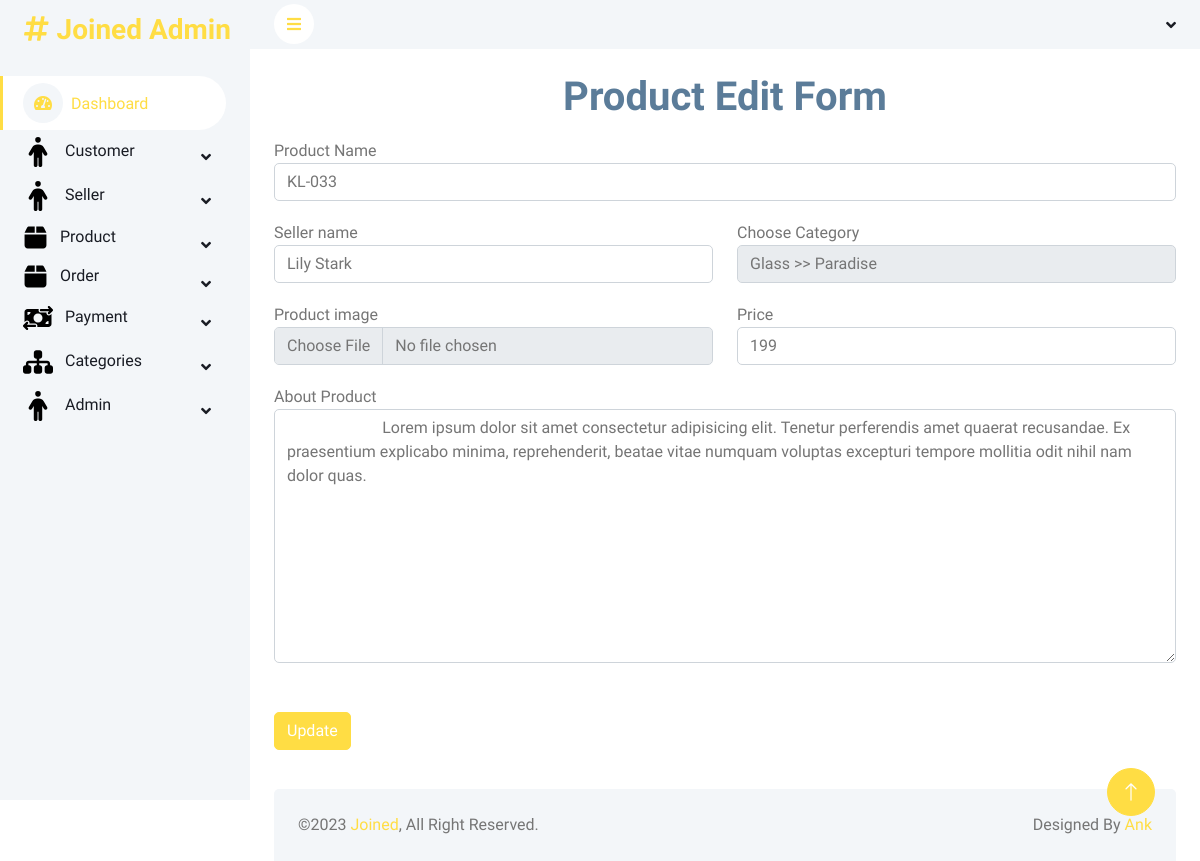
Screenshot of /admin/prodEdit.php?transfer=2 (signed in) with the database file from the repository.
### tables this page shows
CREATE TABLE `product` (
  `product_id` int(11) NOT NULL,
  `name` varchar(20) NOT NULL,
  `sellername` varchar(30) NOT NULL,
  `category` varchar(20) NOT NULL,
  `subcategory` varchar(20) NOT NULL,
  `imgfile` varchar(100) NOT NULL,
  `price` int(20) NOT NULL,
  `about` varchar(300) NOT NULL,
  `createdate` timestamp NOT NULL DEFAULT current_timestamp(),
  `status` int(11) NOT NULL
);

CREATE TABLE `category2` (
  `cate_id` int(11) NOT NULL,
  `maincate` varchar(30) NOT NULL,
  `subcate` varchar(30) NOT NULL,
  `createdate` timestamp NOT NULL DEFAULT current_timestamp(),
  `status` int(11) NOT NULL
);

### admin/prodEdit.php (the view, shortened to what this page needs)
<?php
$transfer = $_GET['transfer'];
include("header.php");
?>
<div class="container-fluid pt-4 px-4">
    <h1 style="text-align: center;color:  #5b7c99;">Product Edit Form</h1>
    <?php
    $query = "SELECT * FROM product WHERE product_id='$transfer'";
    $result = mysqli_query($db, $query);
    $edit = mysqli_fetch_array($result);
    ?>
    <form action="" method="POST" enctype="multipart/form-data">
        <div class="row">
            <div class="form-group ">
                <label for="pname">Product Name</label>
                <input id="pname" class="form-control" value="<?php echo $edit["name"]  ?>" type="text" name="pname">
            </div>
        </div>
        <div class="row">
            <div class="form-group col-6">
                <label for="psname">Seller name</label>
                <input id="psname" class="form-control" value="<?php echo $edit["sellername"]  ?>" type="text" name="psname">
            </div>
            <div class="form-group col-6">
                <Label for="cate_id">Choose Category</Label>
                <select name="cate_id" class="form-control">
                    <?php
                    $caSql = "SELECT * FROM category2 WHERE status =1";
                    $c = mysqli_query($db, $caSql);
                    while ($cate = mysqli_fetch_array($c)) {
                    ?>
                        <option value="<?php echo $cate['cate_id'] ?>" <?php if ($edit["category"] == $cate['maincate'] && $edit["subcategory"] == $cate['subcate']) echo "selected"; ?>><?php echo $cate['maincate'] ?> >> <?php echo $cate['subcate'] ?></option>
                    <?php
                    };
                    ?>
                </select>
            </div>
        </div>
        <div class="row">
            <div class="form-group  col-6">
                <label for="pimg">Product image</label>
                <input id="pimg" class="form-control" type="file" name="pimg">
            </div>
            <div class="form-group col-6">
                <label for="pprice">Price</label>
                <input id="pprice" class="form-control" value="<?php echo $edit["price"]  ?>" type="text" name="pprice">
            </div>
        </div>
        <div class="form-group">
            <label for="about">About Product</label>
            <textarea class="form-control" name="about" id="about" cols="30" rows="10">
            <?php echo $edit["about"]  ?>
            </textarea>
        </div>
        <br />
        <div style="margin: 15px auto ;">
            <button class="btn btn-primary" type="submit" name="preg" id="preg">Update</button>
        </div>
    </form>
</div>
<?php
include("footer.php");
?>

### admin/css/style.css (style rules this page uses)
:root { --primary: #ffdd44; --light: #F3F6F9; --dark: #191C24; }
.btn { transition: .5s; }
.btn.btn-primary { color: #FFFFFF; }
div.form-group { padding: 10px 0 ; }
div.row div.form-group { padding: 10px 12px; }

### rows the page displays
product: pname "KL-033", psname "Lily Stark", cate_id "Glass >> Paradise", pprice "199", about "Lorem ipsum dolor sit amet consectetur adipisicing elit. Tenetur perferendis amet quaerat recusandae. Ex praesentium explicabo minima, reprehenderit, beatae vitae numquam voluptas excepturi tempore mollitia odit nihil nam dolor quas."
